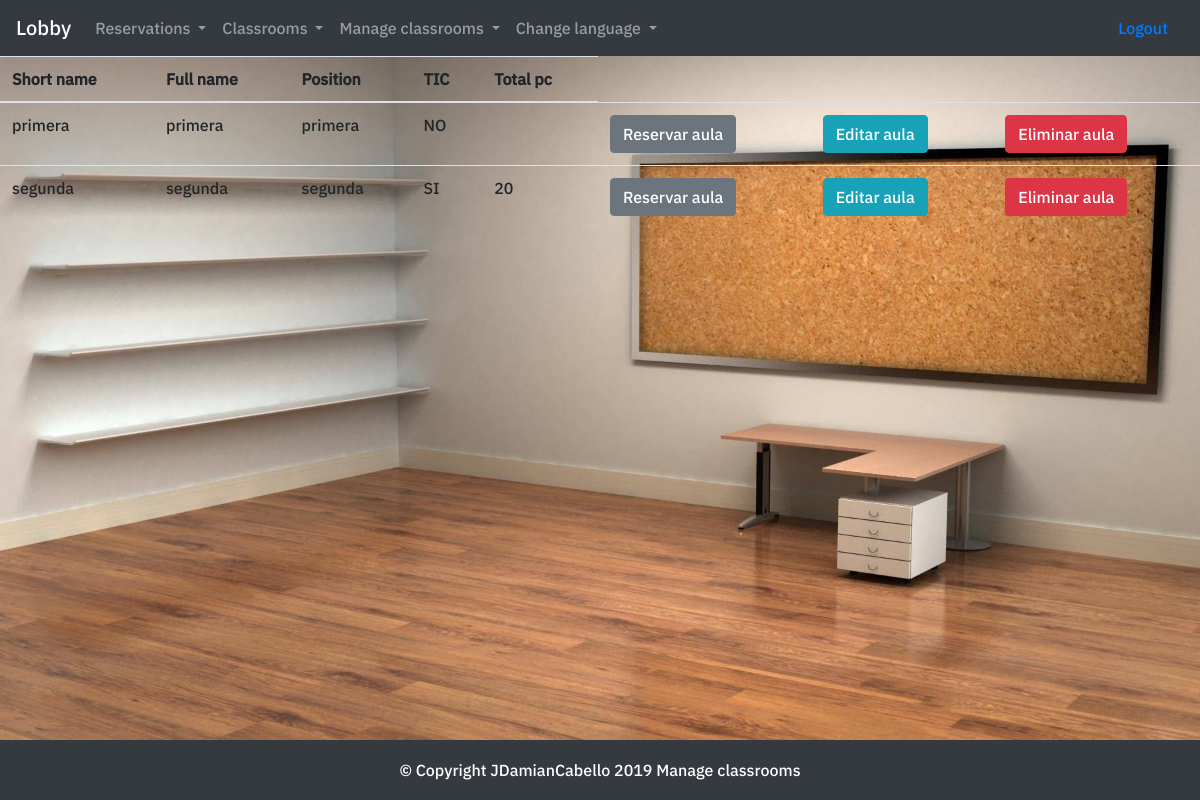
Page /pages/listarAulas.php (signed in) on the committed database.
### tables this page shows
CREATE TABLE IF NOT EXISTS `aula` (
  `nombre` varchar(25) NOT NULL,
  `descripcion` varchar(100) NOT NULL,
  `ubicacion` varchar(100) NOT NULL,
  `tic` tinyint(4) NOT NULL DEFAULT '0',
  `numordenadores` int(11) UNSIGNED DEFAULT NULL,
  PRIMARY KEY (`nombre`)
);

### core/app.php (called while the page is built, shortened)
<?php
include_once('dao.php');
class App {
    private $dao;
    function __construct()
    {
        $this->dao = new Dao();
    }
    static function print_head() {
        include('../view/head.php');
    }
    static function print_listAulas() {
        include('../view/cabezeraListarAulas.php');
    }
    static function printNav(){
        include('../view/mainnav.php');
    }
    static function print_footer() {
        include('../view/footer.php');
    }
    function getAulas(){
        return $this->dao->getAulas();
    }
}

### core/languages/en.php (called while the page is built, shortened)
<?php
$reservas           = "Reservations";
$aula               = "Classrooms";
$administraaula     = "Manage classrooms";
$cambiaidioma       = "Change language";
$cierrasesion       = "Logout";
$pie                = "&copy; Copyright JDamianCabello ".date("Y")." Manage classrooms";
$shortname          = "Short name";
$fullname           = "Full name";
$position           = "Position";
$itsTic             = "TIC";
$totalpcs           = "Total pc";

### core/dao.php (called while the page is built, shortened)
<?php
class Dao
{
    private $conn;
    function __construct()
    {
        try {
            $this->conn = new PDO(DSN, USER, PASS);
        } catch (PDOException $e) {
            $this->error = "Database conection error: " . $e->getMessage();
        }
    }
    function getAulas()
    {
        try {
            $sql = "SELECT nombre, descripcion, ubicacion, tic, numordenadores FROM " . TABLE_AULA;
            $resultset = $this->conn->query($sql);
            return $resultset;
        } catch (PDOException $e) {
            $this->error = $e->getMessage();
        }
    }
}

### pages/listarAulas.php (the view)
<?php
include_once("../core/app.php");
$app = new App();
$app->validateSesion();
App::print_head("Listado de aulas");
App::printNav();
$resultset = $app->getAulas();
if(!$resultset)
    echo "<p> Error al conectar al servidor: ".$app->getDao()->error."</p>";
else{
    $listEstudiantes=$resultset->fetchAll();
    if(count($listEstudiantes)==0)
        echo "<p>No hay aulas dadas de alta en el sistema</p>";
    else{
        echo "<table class='table'>";
        App::print_listAulas();
        echo "<tbody>";
        foreach ($listEstudiantes as $fila) {
            echo "<tr>";
            echo "<td>".$fila['nombre']."</td>";
            echo "<td>".substr($fila['descripcion'], 0, 50)."</td><td>".$fila['ubicacion']."</td>";
            if($fila['tic'] == 0) {
                echo "<td>";
                echo 'NO';
                echo "</td><td></td>";
            }
            else{
                echo "<td>";
                echo 'SI';
                echo "</td><td>".$fila['numordenadores']."</td>";
            }
            echo "<td><a href=\"#\" class=\"btn btn-secondary\" role=\"button\">Reservar aula</a></td>";
            echo "<td><a href=\"#\" class=\"btn btn-info\" role=\"button\">Editar aula</a></td>";
            echo "<td><a href=\"#\" class=\"btn btn-danger\" role=\"button\">Eliminar aula</a></td>";
            echo "</tr>";
        }
        echo "</tbody>";
        echo "</table>";
    }
}
App::print_footer();

### view/head.php (shortened to what this page needs)
<html>
    <head>
        <link rel="stylesheet" href="https://use.fontawesome.com/releases/v5.7.1/css/all.css">        <link href="https://unpkg.com/ionicons@4.5.5/dist/css/ionicons.min.css" rel="stylesheet">
        <link href = "../assets/css/bootstrap.css" rel = "stylesheet" >
        <link href = "../assets/css/baseStyle.css" rel = "stylesheet" >
    </head >
    <body >

### view/mainnav.php (shortened to what this page needs)
<?php
    require('../core/Language.php');
?>
<nav class="navbar navbar-expand-sm bg-dark navbar-dark">
    <a class="navbar-brand" href="lobby.php">Lobby</a>
    <ul class="navbar-nav mr-auto">
        <li class="nav-item dropdown">
            <a class="nav-link dropdown-toggle" href="#" id="navbardrop" data-toggle="dropdown">
                <?php echo $reservas; ?>
            </a>
        </li>
        <li class="nav-item dropdown">
            <a class="nav-link dropdown-toggle" href="#" id="navbardrop" data-toggle="dropdown">
                <?php echo $aula; ?>
            </a>
        </li>
        <li class="nav-item dropdown">
            <a class="nav-link dropdown-toggle" href="#" id="navbardrop" data-toggle="dropdown">
                <?php echo $administraaula; ?>
            </a>
        <li class="nav-item dropdown">
            <a class="nav-link dropdown-toggle" href="#" id="navbardrop" data-toggle="dropdown">
                <?php echo $cambiaidioma; ?>
            </a>
        </li>
    </ul>
    <a class="nav-item nav-link" href="../pages/logout.php"><?php echo $cierrasesion; ?></a>
</nav>

### view/cabezeraListarAulas.php
<?php
require ('../core/Language.php');
?>
<thead>
    <tr>
        <th scope='col'><?php echo $shortname; ?></th>
        <th scope='col'><?php echo $fullname; ?></th>
        <th scope='col'><?php echo $position; ?></th>
        <th scope='col'><?php echo $itsTic; ?></th>
        <th scope='col'><?php echo $totalpcs; ?></th>
    </tr>
</thead>

### view/footer.php (shortened to what this page needs)
<?php
require('../core/Language.php');
?>
        <footer class="page-footer font-small bg-dark">
            <div class="container">
                <p class="center">
                    <?php echo $pie; ?>
                    <br>
                </p>
            </div>
        </footer>
</body>
</html>

### assets/css/baseStyle.css (style rules this page uses)
::placeholder { color: lightgrey; }
* { margin: 0px; padding: 0px; }
body { font-family: "IBM-PlexSans"; position: fixed; width: 100vw; height: 100vh; background-image: url("../img/login_background.jpg"); background-position: center center; background-repeat: no-repeat; background-attachment: fixed; background-size: cover; -webkit-background-size: cover; }
.container { height: 50px; position: relative; }
.center { margin: 0; position: absolute; top: 50%; left: 50%; -ms-transform: translate(-50%, -50%); transform: translate(-50%, -50%); }
footer { position: fixed; bottom: 0px; width: 100%; background-color:#343a40; color: white; text-align: center; padding: 5px; }
nav { top: 0px; }

### rows in the picture
aula: nombre "primera", descripcion "primera", ubicacion "primera", tic "NO"
aula: nombre "segunda", descripcion "segunda", ubicacion "segunda", numordenadores "20"

### other values in the picture
$reservas "Reservations"
$aula "Classrooms"
$administraaula "Manage classrooms"
$cambiaidioma "Change language"
$cierrasesion "Logout"
$shortname "Short name"
$fullname "Full name"
$position "Position"
$itsTic "TIC"
$totalpcs "Total pc"
$pie "© Copyright JDamianCabello 2019 Manage classrooms"
